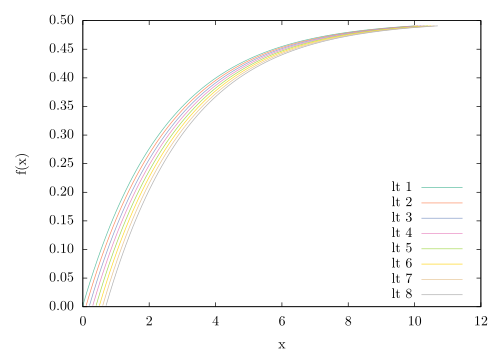

This chart was generated by the following gnuplot code:
reset
load "set2.pal"
set key bottom

set format y "%.2f"

set xlabel "x"
set ylabel "f(x)"
#set grid

file="./../data/parabola.dat"

plot file using 1:2 with lines ls 1 title "lt 1",\
     file using ($1+0.1):2 with lines ls 2 title "lt 2",\
     file using ($1+0.2):2 with lines ls 3 title "lt 3",\
     file using ($1+0.3):2 with lines ls 4 title "lt 4",\
     file using ($1+0.4):2 with lines ls 5 title "lt 5",\
     file using ($1+0.5):2 with lines ls 6 title "lt 6",\
     file using ($1+0.6):2 with lines ls 7 title "lt 7",\
     file using ($1+0.7):2 with lines ls 8 title "lt 8"
